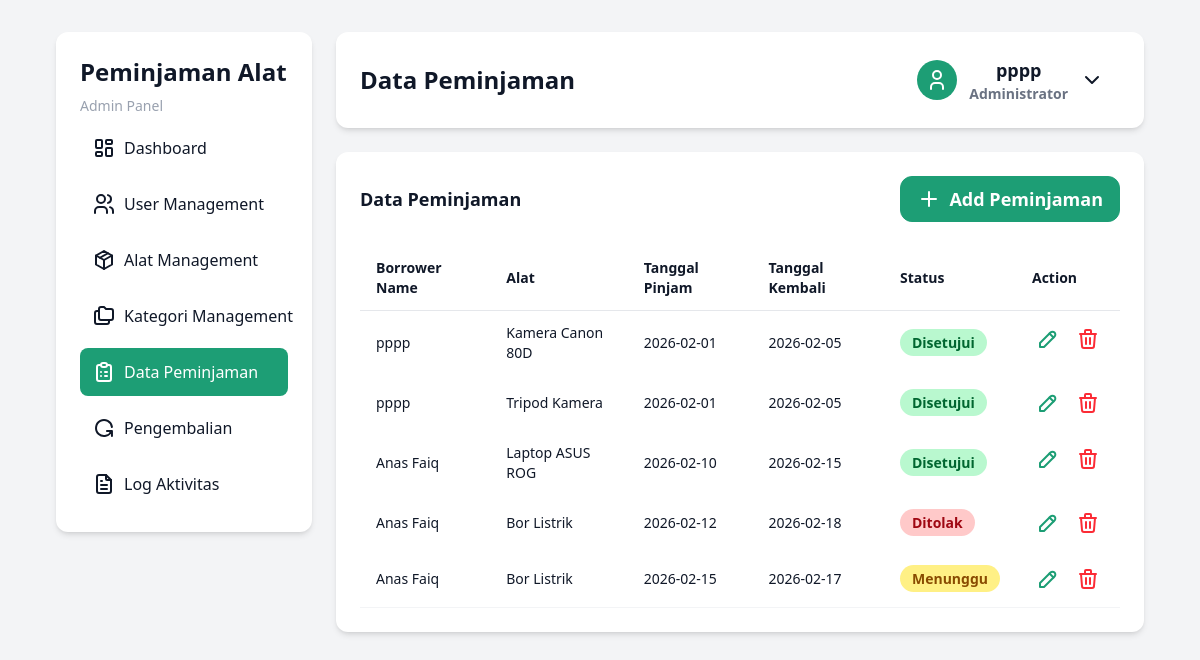
The page /pages/admin/data_peminjaman.php (signed in) on the database as committed earlier.
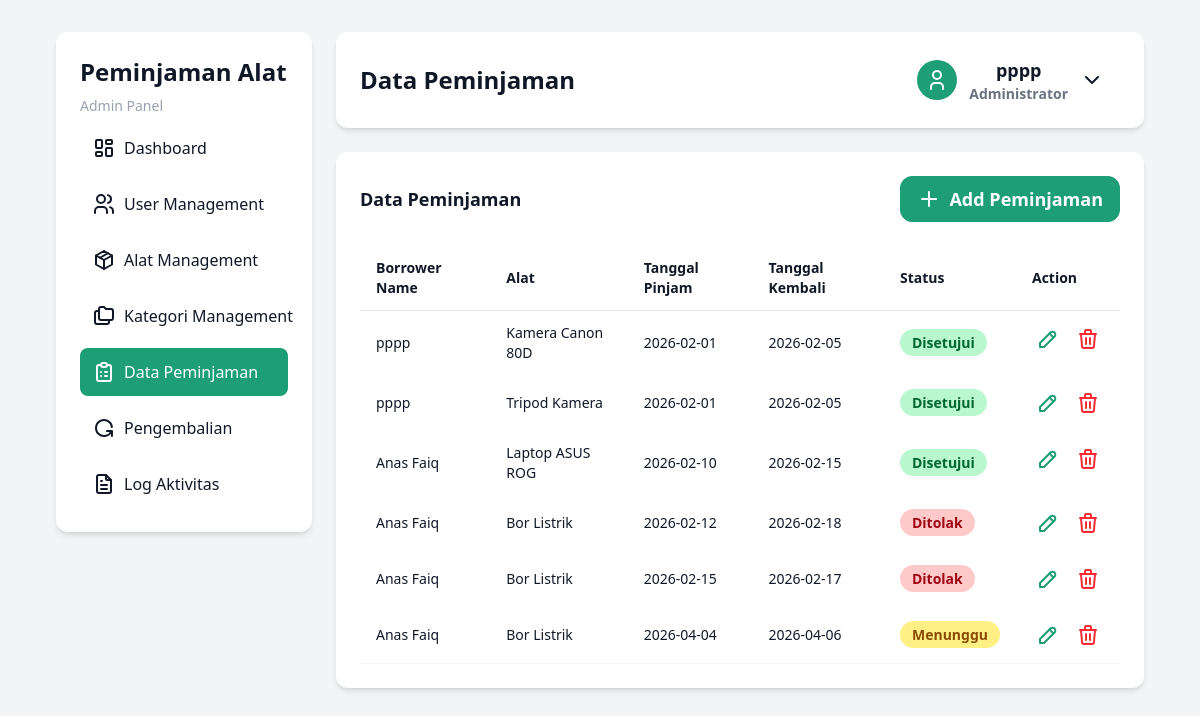
The same page on the database as committed later.
### tables this page shows
CREATE TABLE `peminjaman` (
  `id_peminjaman` int NOT NULL,
  `id_user` int NOT NULL,
  `tanggal_pinjam` date NOT NULL,
  `tanggal_kembali_rencana` date NOT NULL,
  `status` enum('Menunggu','Disetujui','Ditolak') DEFAULT 'Menunggu',
  `created_at` timestamp NOT NULL DEFAULT CURRENT_TIMESTAMP
);

CREATE TABLE `users` (
  `id_user` int NOT NULL,
  `nama` varchar(100) NOT NULL,
  `username` varchar(100) NOT NULL,
  `password` varchar(255) NOT NULL,
  `role` enum('admin','petugas','peminjam') NOT NULL
);

CREATE TABLE `alat` (
  `id_alat` int NOT NULL,
  `id_kategori` int NOT NULL,
  `nama_alat` varchar(150) NOT NULL,
  `kondisi` enum('Baik','Rusak Ringan','Rusak Berat') DEFAULT 'Baik',
  `stok` int NOT NULL,
  `created_at` timestamp NOT NULL DEFAULT CURRENT_TIMESTAMP
);

### pages/admin/data_peminjaman.php (the view, shortened to what the changed rows need)
<?php
include '../../config/conn.php';
$query = mysqli_query(
    $conn,
    "SELECT peminjaman.*, users.nama AS nama_peminjam, alat.nama_alat, alat.id_alat, detail_peminjaman.jumlah, detail_peminjaman.id_alat AS detail_id_alat FROM peminjaman
         JOIN users ON peminjaman.id_user = users.id_user
         JOIN detail_peminjaman ON peminjaman.id_peminjaman = detail_peminjaman.id_peminjaman
         JOIN alat ON detail_peminjaman.id_alat = alat.id_alat
         "
);
?>
<!DOCTYPE html>
<html lang="en">
  <head>
    <link rel="stylesheet" href="../../src/output.css" />
  </head>
  <body class="flex gap-6 min-h-screen w-full py-8 px-14">
    <?php
      include '../components/sidebar.php'
?>
    <main class="right-dashboard-section">
      <div class="main-card">
        <section class="equipment-table-section">
          <table class="crud-table">
            <thead>
              <tr>
                <td class="table-header">Borrower Name</td>
                <td class="table-header">Alat </td>
                <td class="table-header">Tanggal Pinjam</td>
                <td class="table-header">Tanggal Kembali</td>
                <td class="table-header">Status</td>
                <td class="table-header">Action</td>
              </tr>
            </thead>
            <tbody>
              <?php
while ($data = mysqli_fetch_assoc($query)) :
    $status = $data['status'];
    if ($status == "Menunggu") {
        $statusColor = "bg-yellow-200 text-yellow-800";
    } elseif ($status == "Disetujui") {
        $statusColor = "bg-green-200 text-green-800";
    } elseif ($status == "Ditolak") {
        $statusColor = "bg-red-200 text-red-800";
    } else {
        $statusColor = "bg-gray-200 text-gray-200";
    }
    ?>
              <tr>
                <td><?= $data['nama_peminjam'] ?></td>
                <td><?= $data['nama_alat'] ?></td>
                <td><?= $data['tanggal_pinjam'] ?></td>
                <td><?= $data['tanggal_kembali_rencana'] ?></td>
                <td class="equipment-status">
                  <span class="<?= $statusColor ?>"><?= $data['status'] ?></span>
                </td>
                <td class="button-wrapper">
                  <a href="#"
                     data-id="<?= $data['id_peminjaman']; ?>"
                     data-id-user="<?= $data['id_user']; ?>"
                     data-id-alat="<?= $data['id_alat']; ?>"
                     data-jumlah="<?= $data['jumlah']; ?>"
                     data-tanggal-pinjam="<?= $data['tanggal_pinjam']; ?>"
                     data-tanggal-kembali-rencana="<?= $data['tanggal_kembali_rencana']; ?>"
                     data-status="<?= $data['status']; ?>"
                     class="edit-button">
                    <svg
                      xmlns="http://www.w3.org/2000/svg"
                      width="24"
                      height="24"
                      viewBox="0 0 24 24"
                      fill="none"
                      stroke="currentColor"
                      stroke-width="2"
                      stroke-linecap="round"
                      stroke-linejoin="round"
                    >
                      <path
                        d="M4 20h4l10.5 -10.5a2.828 2.828 0 1 0 -4 -4l-10.5 10.5v4"
                      />
                      <path d="M13.5 6.5l4 4" />
                    </svg>
                  </a>
                  <a href="proses/proses-delete-peminjaman.php?id=<?= $data['id_peminjaman']; ?>"
                     class="delete-button"
                     onclick="return confirm('Yakin hapus peminjaman ini?')">
                  </a>
                </td>
              </tr>
              <?php endwhile; ?>
            </tbody>
          </table>
        </section>
      </div>
    </main>
  </body>
</html>

Rows that differ between the two databases and show on the page:
changed peminjaman (number 4 of 5 on the later page): status "Menunggu" → "Ditolak"
added peminjaman: id_user.nama "Anas Faiq", alat.nama_alat "Bor Listrik", tanggal_pinjam "2026-04-04", tanggal_kembali_rencana "2026-04-06", status "Menunggu"
